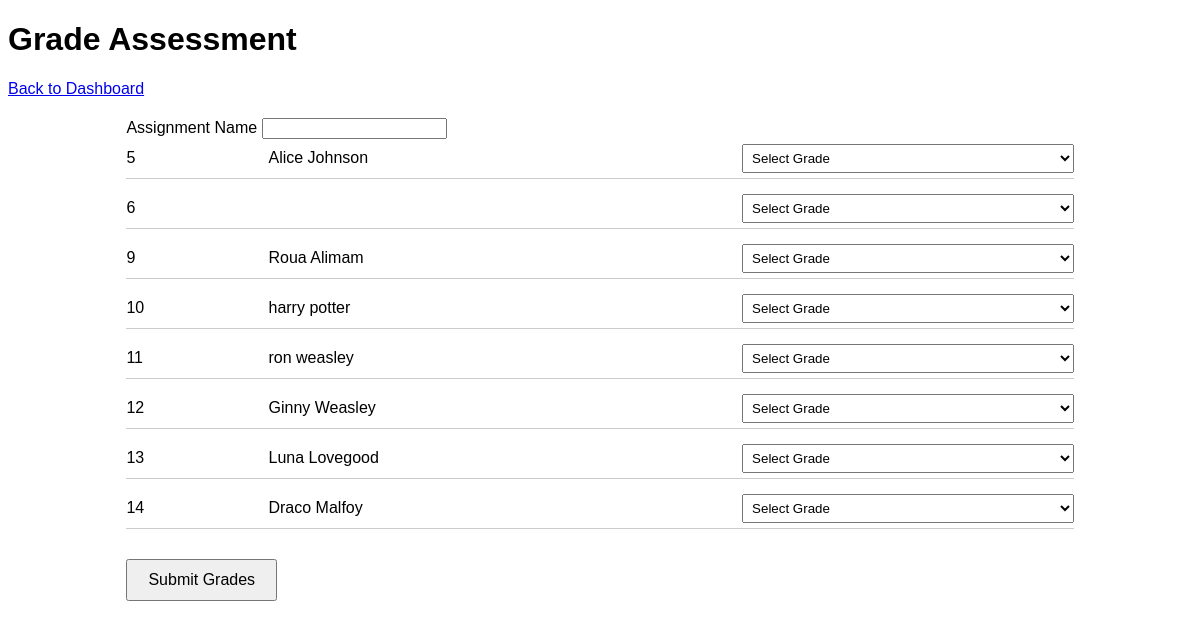
/teacher/grade_assessment (signed in), run on the app's committed database.
### app/models.py (models this page shows, shortened)
class Student(db.Model):
    __tablename__ = 'students'
    student_id = db.Column(db.Integer, primary_key=True)
    user_id = db.Column(db.Integer, db.ForeignKey('users.user_id'), nullable=False)
    grade_level = db.Column(db.String(5), nullable=False)
    @property
    def first_name(self):
        return self.student_user.first_name  # Use the backref
    @property
    def last_name(self):
        return self.student_user.last_name

class User(db.Model, UserMixin):
    __tablename__ = 'users'
    user_id = db.Column(db.Integer, primary_key=True, autoincrement=True)
    first_name = db.Column(db.String(50), nullable=False)
    last_name = db.Column(db.String(50), nullable=False)
    username = db.Column(db.String(50), unique=True, nullable=False)
    email = db.Column(db.String(100), unique=True, nullable=False)
    password = db.Column(db.String(200), nullable=False)
    role = db.Column(db.String(10), nullable=False)  # student, teacher, admin
    teacher_relationship = db.relationship('Teacher', backref='teacher_user', uselist=False)
    student_relationship = db.relationship('Student', backref='student_user', uselist=False)

### app/routes/teacher_routes.py (the view, shortened to what this page needs)
@teacher_routes.route('/grade_assessment', methods=['GET', 'POST'])
@login_required
def grade_assessment():
    teacher = current_user.teacher_relationship  # Ensure teacher is logged in
    if not teacher:
        flash('Teacher not found!', 'error')
        return redirect(url_for('teacher.teacher_dashboard'))
    students = Student.query.all()
    assignment_name = None  # This will hold the entered assignment name
    return render_template('teacher/grade_assessment.html', students=students, assignment_name=assignment_name)

### app/templates/teacher/grade_assessment.html (shortened to what this page needs)
<!DOCTYPE html>
<html lang="en">
  <head>
  </head>
  <body>
    <header>
      <h1>Grade Assessment</h1>
      <a href="{{ url_for('teacher.teacher_dashboard') }}">Back to Dashboard</a>
    </header>
    <main class="attendance-container">
      <form method="POST">
        <div>
          <label for="assignment_name">Assignment Name</label>
          <input
            type="text"
            name="assignment_name"
            id="assignment_name"
            required
          />
        </div>
        {% for student in students %}
        <div class="attendance-row">
          <div class="column-id">{{ student.student_id }}</div>
          <div class="column-name">
            {{ student.first_name }} {{ student.last_name }}
          </div>
          <div class="column-select">
            <select name="grade_{{ student.student_id }}" required>
              <option value="" disabled selected>Select Grade</option>
            </select>
          </div>
        </div>
        {% endfor %}
        <button type="submit">Submit Grades</button>
      </form>
    </main>
  </body>
</html>

### app/templates/teacher/grade_assessment.html (style rules this page uses)
body { font-family: Arial, sans-serif; }
.attendance-container { width: 80%; margin: 20px auto; }
.attendance-row { display: flex; align-items: center; justify-content: space-between; margin-bottom: 10px; padding: 5px 0; border-bottom: 1px solid #ccc; }
.attendance-row div { text-align: left; }
.column-id { width: 15%; }
.column-name { width: 50%; }
.column-select { width: 35%; }
select { width: 100%; padding: 5px; }
button { margin-top: 20px; padding: 10px 20px; font-size: 16px; cursor: pointer; }

### data on the page
Student: student_id "5", first_name "Alice", last_name "Johnson"
Student: student_id "6"
Student: student_id "9", first_name "Roua", last_name "Alimam"
Student: student_id "10", first_name "harry", last_name "potter"
Student: student_id "11", first_name "ron", last_name "weasley"
Student: student_id "12", first_name "Ginny", last_name "Weasley"
Student: student_id "13", first_name "Luna", last_name "Lovegood"
Student: student_id "14", first_name "Draco", last_name "Malfoy"
